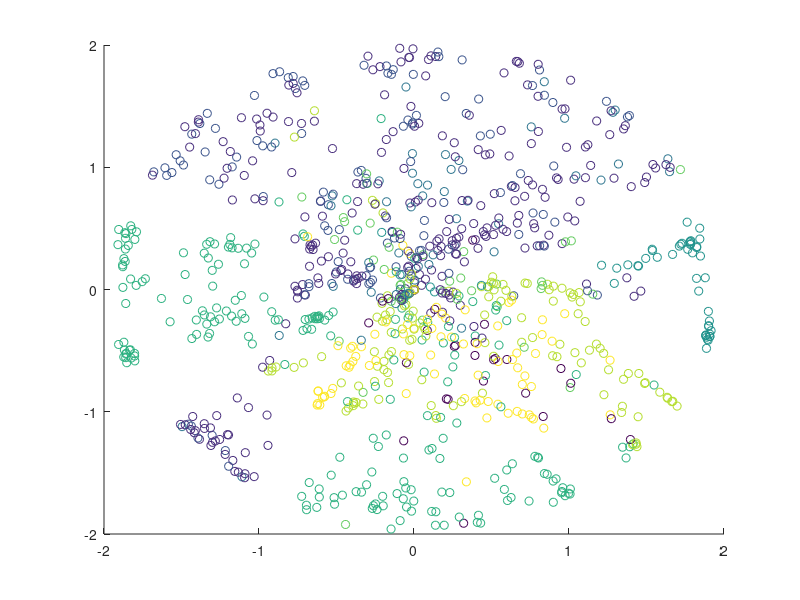

This figure's MATLAB source: (Note: this script raises an error after producing the figure.)

%% Machine Learning 1, Summer Term 2015, Problem Sheet 1

%% Initialization
clear ; close all; clc

%% ==================== Part 1: t-SNE data set ====================
% Problem 2
fprintf('Loading t-SNE traning data set \n');

if ~exist('tsne_data.mat', 'file')
	data = csvread('train_tsne_1000.csv', 1, 0);
    save tsne_data.mat
else
    load tsne_data.mat
end

fprintf('Program paused. Press enter to continue.\n');
pause;

fprintf('Plotting data. \n');

X = data(:, 1:2);
Y = data(:, 3);
f = scatter(X(:, 1), X(:, 2), [], Y);
saveas(f, 'scatterplot.png');
imread('scatterplot.png');

fprintf('Program paused. Press enter to continue.\n');
pause;

fprintf('Running leave-one-out cross-validation. \n');
average_accuracy = cv(data);

fprintf('The average accuracy is %.2f %%. \n', average_accuracy);

